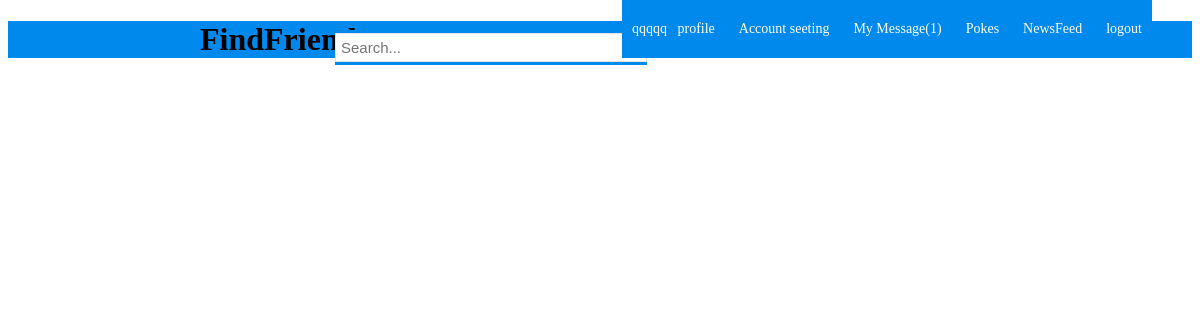
The app's page /send_msg.php?u=zzzzz (signed in), older data.
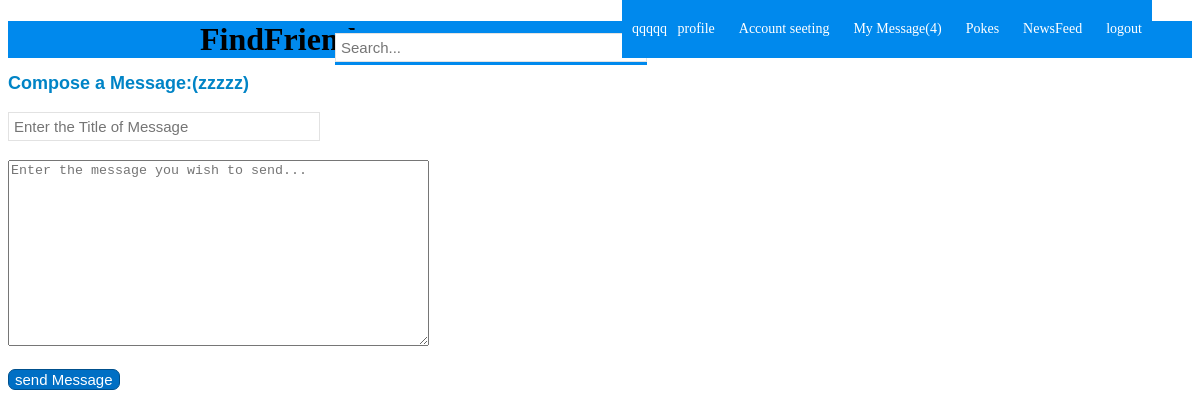
The same page, newer data.
### tables this page shows
CREATE TABLE IF NOT EXISTS `users` (
`id` int(11) NOT NULL,
  `username` varchar(255) NOT NULL,
  `first_name` varchar(255) NOT NULL,
  `last_name` varchar(255) NOT NULL,
  `email` varchar(255) NOT NULL,
  `password` varchar(255) NOT NULL,
  `sign_up_date` date NOT NULL,
  `bio` varchar(255) NOT NULL,
  `profile_pic` varchar(255) NOT NULL,
  `friend_array` text NOT NULL,
  `closed` varchar(255) NOT NULL DEFAULT 'no'
);

### send_msg.php (the view, shortened to what this page needs)
<?php
include("inc/header.inc.php");
if(isset($_GET['u'])){
$username=mysql_real_escape_string($_GET['u']);
if(ctype_alnum($username)){
	$check=mysql_query("SELECT username, first_name FROM users WHERE username='$username'");
	$userCount=mysql_num_rows($check);
if($userCount==1){
	while($get=mysql_fetch_array($check)){
		$username=$get['username'];
	 	if($username!=$user){
	 		echo "
	 			<form action='send_msg.php?u=$username' method='POST'>
	 			<h2>Compose a Message:($username)</h2>
	 			<input type='text' name='msg_title' placeholder='Enter the Title of Message'></p>
	 		<textarea cols='50' rows='12' name='msg_body'placeholder='Enter the message you wish to send...'></textarea></p>
	 		<input type='submit' name='sumbit_msg' value='send Message'	>
	 			</form>
	 		";
	 	}
else{
	echo "You can't send mesage yourself";
	header("location=$user");
}
	}
	}
}
	}

### inc/header.inc.php (shortened to what this page needs)
<?php
if(!isset($_SESSION['user_login'])){
$user="";
}
else{
	$user=$_SESSION["user_login"];
}
 ?>
 <?php
$get_unread_query=mysql_query("SELECT opened FROM pvt_messages WHERE user_to='$user' && opened='no' ");
$unread_numrows=mysql_num_rows($get_unread_query);
$unread_numrows="(".$unread_numrows.")";
  ?>
<!DOCTYPE html>
<html>
<head>
	<link rel="stylesheet" type="text/css" href="css/style.css">
</head>
<body>
	<div class="headerMenu">
		<div id="wrapper">
			<div class="logo">
				<h1>FindFriend</h1>
			</div>
			<div class="search_box">
			<form action="search.php" method="GET" id="search">
				<input type="text" name="q" size="60" placeholder="Search..."/>
			</form>
			</div>
			<?php
			if(!$user) {
				echo
			'<div id="menu">
			<a href="index.php">Sign Up</a>
			<a href="index.php">login</a>
			 </div>';
			}
			else{
					echo
			'<div id="menu">
			<a href="'.$user.'">'.$user.' &nbsp;&nbsp;profile</a>
			<a href="account_seeting.php">Account seeting</a>
			<a href="my_message.php">My Message'.$unread_numrows.'</a>
			<a href="my_pokes.php">Pokes</a>
			<a href="home.php">NewsFeed</a>
			<a href="logout.php">logout</a>
			</div>';
			}
			 ?>
		</div>
	</div id="wrapper">

Row changes from the older to the newer data that the page shows:
added users: username "zzzzz"
Text that changed along with them:
$unread_numrows: "(1)" → "(4)"
